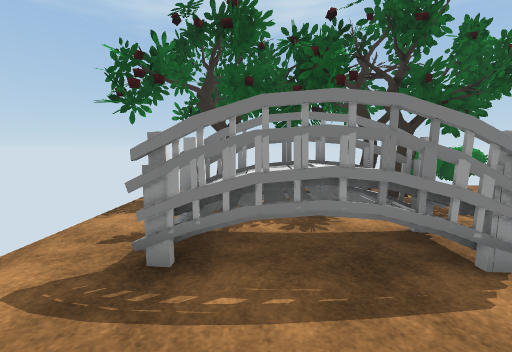
[1] (above)

15 first-person views from a walk through a Unity game level. The camera is 1.4 m above the floor, tilts 6° down and sees 90° across. The floor is counted in squares, 1 m on a side. Each view is taken from the middle of a square. On the plan, view 1 faces up. The plan holds only what a view shows up to about 13 squares ahead; the rest is blank. The player character is not drawn. Some surface patterns are stand-ins.

[2]
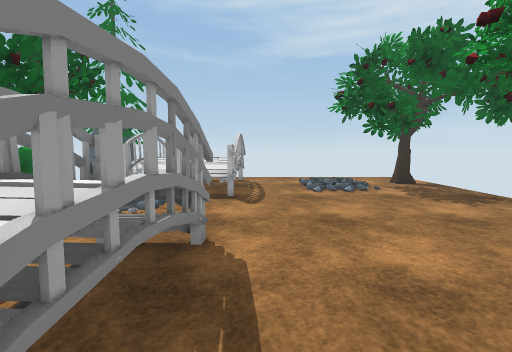

[3]
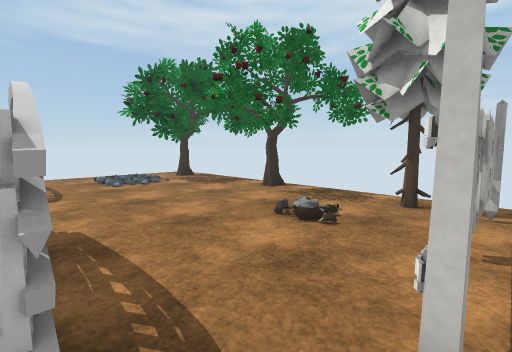

[4]
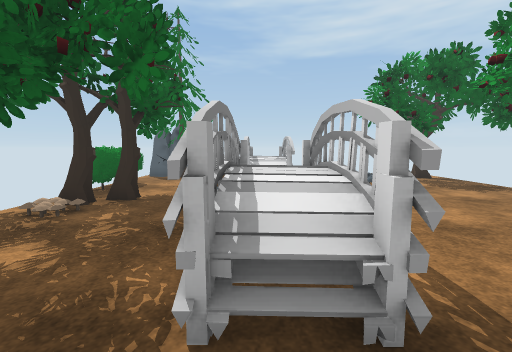

[5]
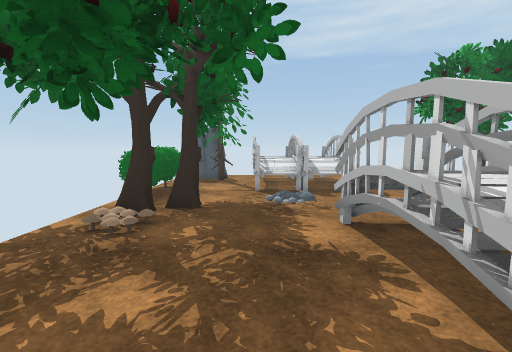

[6]
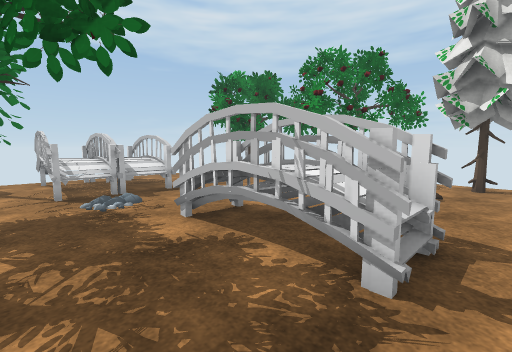

[7]
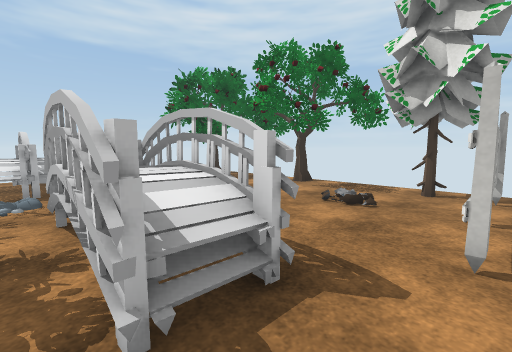

[8]
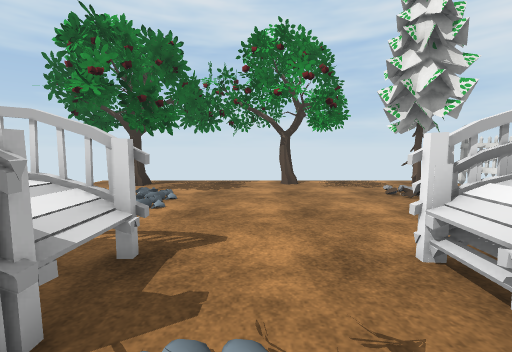

[9]
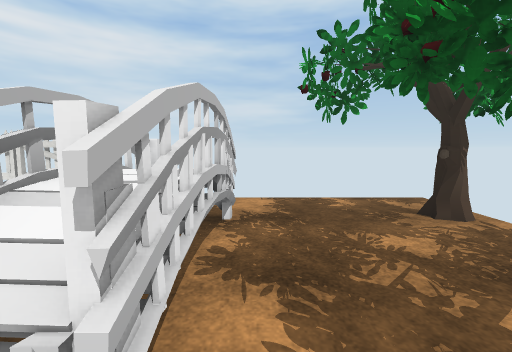

[10]
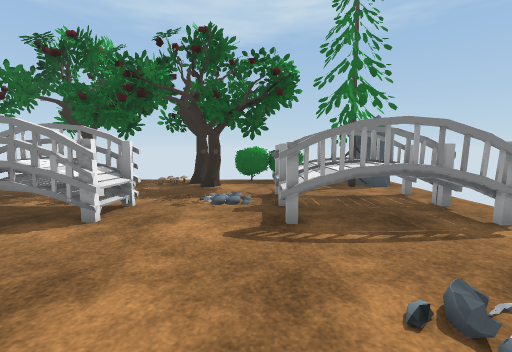

[11]
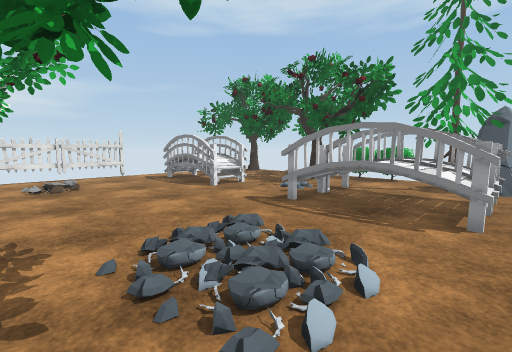

[12]
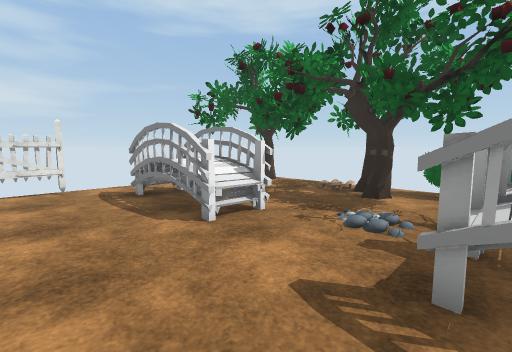

[13]
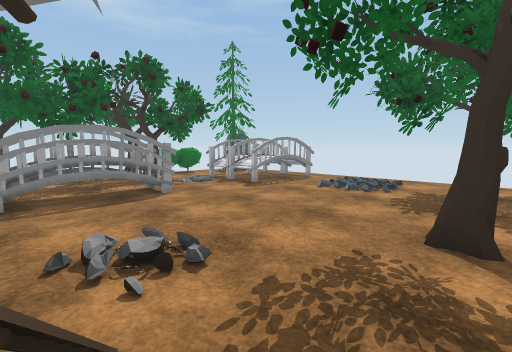

[14]
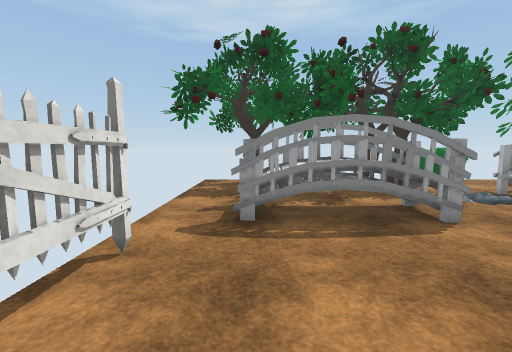

[15]
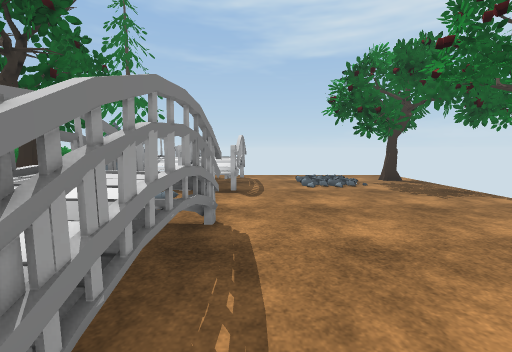

### Floor plan
Key: @ floor where view 1 was taken; # wall or solid block; . main floor; : floor 0.25 m higher than the main floor; / step, stairs or slope; = window, fence, low wall or low ledge; ^ raised ledge; T tree; H thing the floor can be seen under or through; R rock; G gate; M mushroom; O other object.
Columns run from 4 left of view 1 to 13 right of it. Each row starts with its distance up from view 1.
 12         =#
 11   OOO ====
 10  OOOOO====OOO
  9 O.=#..MO#=OOOTRR
  8 O....OMOT==..TRR
  7 O.....===.=..TTT
  6 O..........^.^^#
  5  ........:.^^^^^
  4  ..=OOHH...HHHHH
  3  ..HH=HH...HHHHH
  2  ...............
  1  #..............
  0  G..@.......///.
 -1  G........../R/.
 -2  G........../O/.
 -3  G....===...O...O
 -4  #TT..==#....O#.OO
 -5  .....=.#......OOO
 -6      ======OOOOOO
 -7      ======OO
 -8      #=#

Where each view was taken, in squares from view 1:
view 1: 0 up, 0 right, facing up
view 2: 2 up, 1 left, facing right
view 3: 3 up, 3 left, facing down-right
view 4: 4 up, 3 left, facing right
view 5: 6 up, 2 left, facing right
view 6: 7 up, 2 left, facing down-right
view 7: 5 up, 3 left, facing down-right
view 8: 6 up, 5 right, facing down
view 9: 5 up, 4 right, facing left
view 10: 2 down, 6 right, facing up
view 11: 3 down, 11 right, facing up-left
view 12: 0 up, 7 right, facing up-left
view 13: 5 down, 1 left, facing up-right
view 14: 2 down, 1 left, facing up
view 15: 2 up, 2 left, facing right
